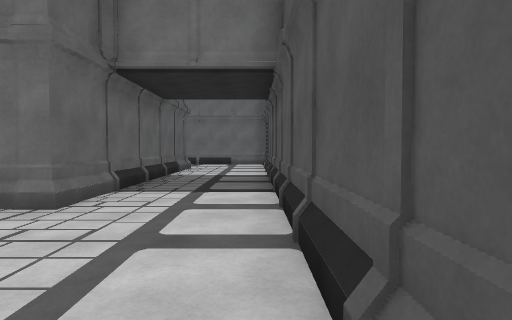
[1] (above)

16 first-person views from a walk through a 3-D level made in the Unity game engine. The camera is 1.4 m above the floor, tilts 2° down and sees 75° across. Doors are open. The floor is counted in squares, 2 m on a side. Each view is taken from the middle of a square. On the plan, view 1 faces up. The plan holds only what a view shows up to about 10 squares ahead; the rest is blank. The player character is not drawn.

[2]
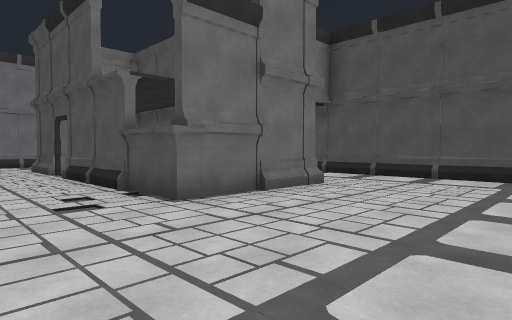

[3]
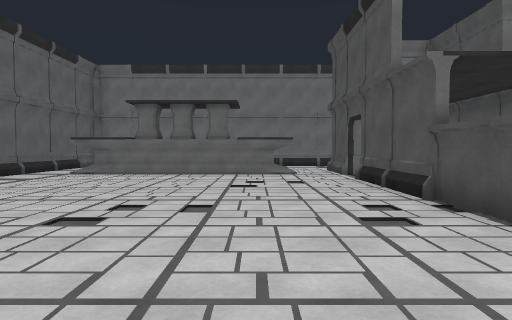

[4]
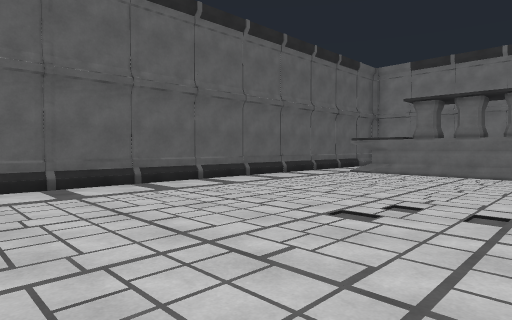

[5]
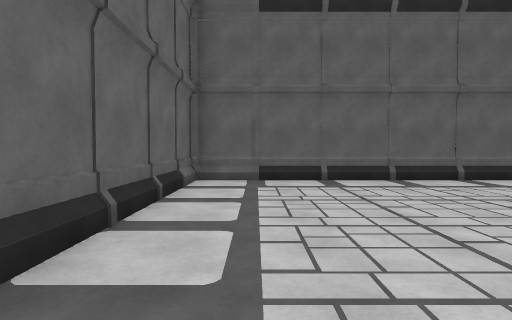

[6]
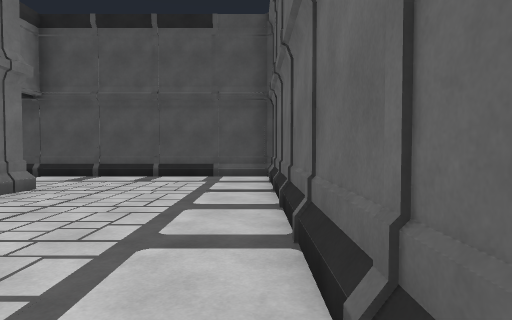

[7]
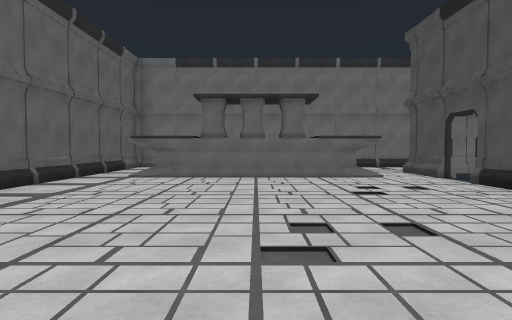

[8]
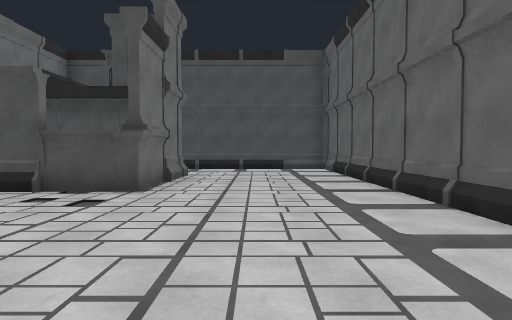

[9]
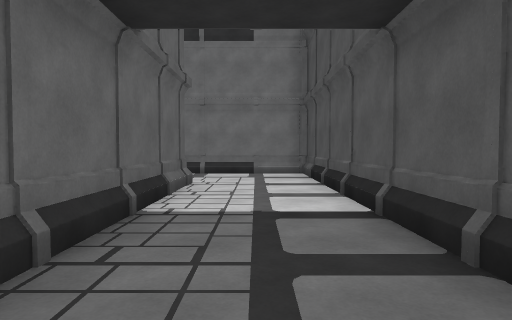

[10]
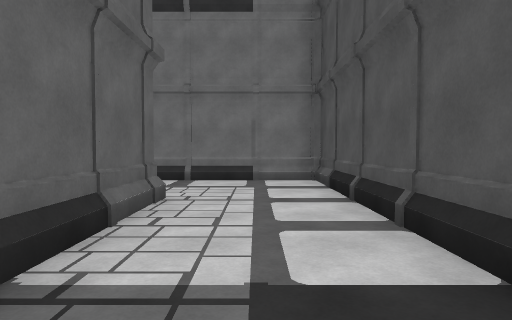

[11]
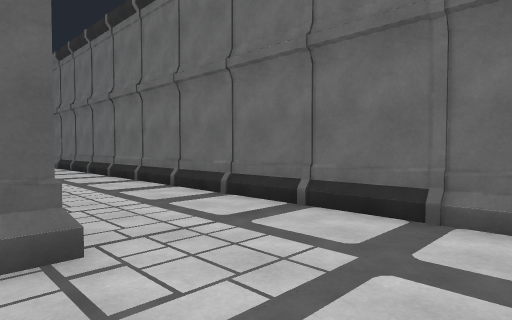

[12]
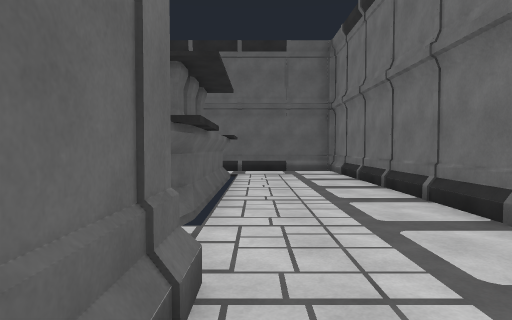

[13]
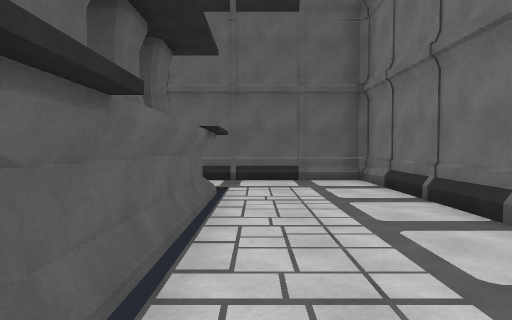

[14]
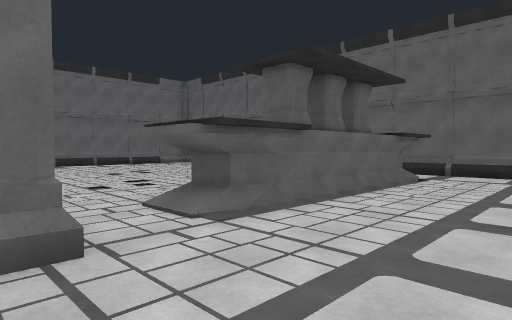

[15]
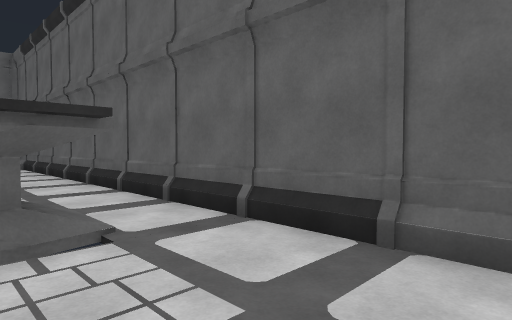

[16]
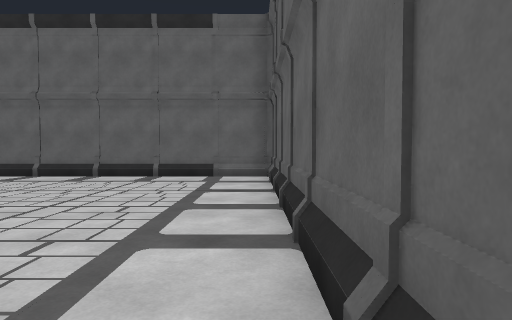

### Floor plan
Ten units are one square. View 1 is at (0, 0); x grows to the right and y downward. Boxes are objects, and circles mark ways between rooms. Rooms are numbered by the first view taken in them; rooms with no view inside come last. Other rooms are left out.
<svg viewBox="-149 -149 159 158">
<path fill="none" stroke="#000" d="M-24 -39 -56 -39 -56 -87M-75 -102 -125 -102M-75 -103 -81 -102M-118 -101 -125 -103M-144 -95 -144 4 4 4 4 -55M-56 -99 -56 -116 -45 -116M-82 -112 -75 -111 -75 -103M-24 -117 -24 -39M-125 -112 -75 -112M-125 -111 -118 -112M4 -55 4 -144 -144 -144 -144 -95"/>
<circle cx="-140" cy="-105" r="3" fill="#2a7"/>
<circle cx="-15" cy="-55" r="3" fill="#2a7"/>
<circle cx="-55" cy="-95" r="3" fill="#2a7"/>
<circle cx="5" cy="-65" r="3" fill="#2a7"/>
<text x="-80" y="-40">1</text>
<text x="-60" y="-120">2</text>
</svg>
Room 1 opens to room 2.

Where each view was taken, in squares from view 1:
view 1: 0 up, 0 right, facing up
view 2: 0 up, 8 left, facing up-right
view 3: 1 up, 8 left, facing up
view 4: 1 up, 8 left, facing up-left
view 5: 1 up, 7 left, facing left
view 6: 0 up, 8 left, facing right
view 7: 2 up, 10 left, facing up
view 8: 2 up, 11 left, facing right
view 9: 5 up, 1 left, facing up
view 10: 7 up, 1 left, facing up
view 11: 11 up, 0 right, facing up-left
view 12: 12 up, 4 left, facing left
view 13: 12 up, 7 left, facing left
view 14: 14 up, 5 left, facing down-left
view 15: 14 up, 12 left, facing down-left
view 16: 8 up, 14 left, facing down
